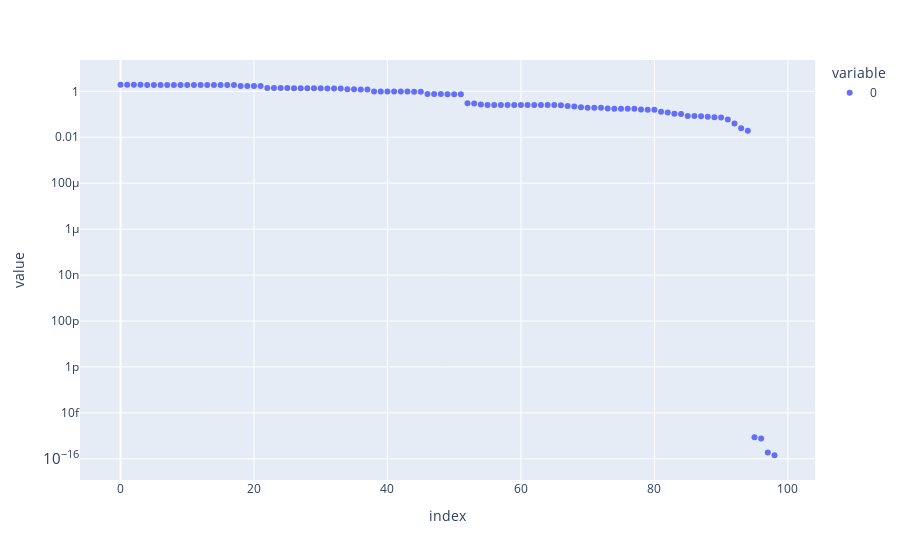

Write notebook code for a chart like this one.
### Code cell
H = lattice_hamiltonian(8,1,-0.25,["X"],["ZZ"])
H = (H^"I") + SparsePauliOp.from_list([("I"*(H.num_qubits)+"I",1)])
state = simple_purify_hamiltonian(H)
cmat = ConstraintMatrixFactory(H.num_qubits,2,3)
K,E = cmat.create_cmat(state,None)
s,v = spectral_dec(K)
px.scatter(s,log_y=True)

### Figure 1 — Plotly figure (JSON) as saved in the notebook; plotly's stock layout.template omitted (floating-point values rounded to 4 significant figures)
{"data": [{"hovertemplate": "variable=0<br>index=%{x}<br>value=%{y}<extra></extra>", "legendgroup": "0", "marker": {"color": "#636efa", "symbol": "circle"}, "mode": "markers", "name": "0", "orientation": "v", "showlegend": true, "type": "scatter", "x": [0, 1, 2, 3, 4, 5, 6, 7, 8, 9, 10, 11, 12, 13, 14, 15, 16, 17, 18, 19, 20, 21, 22, 23, 24, 25, 26, 27, 28, 29, 30, 31, 32, 33, 34, 35, 36, 37, 38, 39, 40, 41, 42, 43, 44, 45, 46, 47, 48, 49, 50, 51, 52, 53, 54, 55, 56, 57, 58, 59, 60, 61, 62, 63, 64, 65, 66, 67, 68, 69, 70, 71, 72, 73, 74, 75, 76, 77, 78, 79, 80, 81, 82, 83, 84, 85, 86, 87, 88, 89, 90, 91, 92, 93, 94, 95, 96, 97, 98], "xaxis": "x", "y": [1.933, 1.915, 1.914, 1.909, 1.902, 1.897, 1.891, 1.881, 1.88, 1.879, 1.875, 1.873, 1.87, 1.87, 1.866, 1.866, 1.865, 1.862, 1.722, 1.722, 1.716, 1.716, 1.405, 1.393, 1.387, 1.385, 1.37, 1.368, 1.355, 1.354, 1.345, 1.341, 1.337, 1.325, 1.223, 1.223, 1.212, 1.212, 0.9799, 0.9799, 0.9769, 0.9769, 0.9706, 0.9706, 0.968, 0.968, 0.7679, 0.7679, 0.7679, 0.7436, 0.7436, 0.7436, 0.3046, 0.2916, 0.2643, 0.2553, 0.2552, 0.2551, 0.255, 0.2549, 0.2547, 0.2546, 0.2546, 0.2543, 0.2542, 0.253, 0.2471, 0.23, 0.2201, 0.2007, 0.1921, 0.1921, 0.1921, 0.1772, 0.1761, 0.1756, 0.1756, 0.1733, 0.1605, 0.1593, 0.1558, 0.13, 0.1202, 0.1052, 0.1024, 0.08407, 0.08392, 0.08157, 0.07789, 0.07374, 0.0723, 0.05931, 0.0397, 0.02443, 0.01922, 8.629e-16, 7.678e-16, 1.885e-16, 1.434e-16], "yaxis": "y"}], "layout": {"legend": {"title": {"text": "variable"}, "tracegroupgap": 0}, "margin": {"t": 60}, "xaxis": {"anchor": "y", "domain": [0, 1], "title": {"text": "index"}}, "yaxis": {"anchor": "x", "domain": [0, 1], "title": {"text": "value"}, "type": "log"}}}
